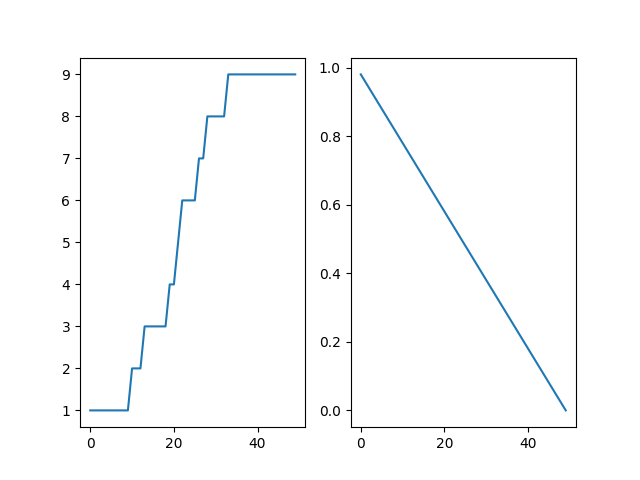

Write the Python code that produced this figure.
import gym
import gym_chess
import random
import time
import chess
import numpy as np
import matplotlib.pyplot as plt
from collections import deque
import torch
from torch import nn
import torch.nn.functional as F


PIECE_VALUES = {
    chess.PAWN: 1,
    chess.KNIGHT: 3,
    chess.BISHOP: 3,
    chess.ROOK: 5,
    chess.QUEEN: 9,
    chess.KING: 0
}

def get_custom_reward(board: chess.Board, move: chess.Move) -> float:
    custom_reward = 0.0
    captured_piece = board.piece_at(move.to_square)
    
    if captured_piece:
        val = PIECE_VALUES[captured_piece.piece_type] * 0.1
        custom_reward += val 
    if board.is_game_over():
        if board.is_checkmate():
            custom_reward = 10.0
        else:
            custom_reward = 0.0
    custom_reward -= board.fullmove_number * 0.001
    return custom_reward


class ChessCNN(nn.Module):
    def __init__(self, out_actions=4096):
        super().__init__()

        # 1. Pierwsza warstwa konwolucyjna
        # In_channels = 17 (Twoje warstwy planszy)
        # Out_channels = 64 (Liczba filtrów, które uczą się cech)
        self.conv1 = nn.Conv2d(17, 64, kernel_size=3, padding=1)
        
        # 2. Druga warstwa konwolucyjna
        self.conv2 = nn.Conv2d(64, 128, kernel_size=3, padding=1)
        
        # 3. Warstwa w pełni połączona (Linear)
        # Po konwolucjach z padding=1, rozmiar to nadal 8x8.
        # Więc wejście do Linear to: 128 filtrów * 8 * 8 px
        self.fc1 = nn.Linear(128 * 8 * 8, 512)
        
        # 4. Wyjście (4096 akcji)
        self.out = nn.Linear(512, out_actions)

    def forward(self, x):
        # x shape: [batch, 17, 8, 8]
        
        # Przepuszczamy przez konwolucje z aktywacją ReLU
        x = F.relu(self.conv1(x))
        x = F.relu(self.conv2(x))
        
        # "Spłaszczamy" tensor z (8, 8, 128) na jeden długi wektor
        x = x.view(x.size(0), -1) 
        
        # Warstwy klasyczne
        x = F.relu(self.fc1(x))
        x = self.out(x)
        
        return x
    
class ReplayMemory():
    def __init__(self, maxlen):
        self.memory = deque([], maxlen=maxlen)
    
    def append(self, transition):
        self.memory.append(transition)

    def sample(self, sample_size):
        return random.sample(self.memory, sample_size)

    def __len__(self):
        return len(self.memory)

def board_to_tensor(board: chess.Board) -> torch.Tensor:
    matrix = np.zeros((17, 8, 8), dtype=np.float32)
    is_black_turn = (board.turn == chess.BLACK)
    piece_to_layer = {
        chess.PAWN: 0, chess.KNIGHT: 1, chess.BISHOP: 2, 
        chess.ROOK: 3, chess.QUEEN: 4, chess.KING: 5
    }
    for square in chess.SQUARES:    # chess.SQUARES idą od 0 do 63 (A1, B1... H8)
        piece = board.piece_at(square)
        if piece:
            
            row = chess.square_rank(square) # 0-7
            col = chess.square_file(square) # 0-7
            
            # change perspective logic
            # own pieces on layers 0-5, enemy pieces are on layers 6-11
            layer = piece_to_layer[piece.piece_type]
            if is_black_turn:
                if piece.color == chess.WHITE:
                    layer += 6
            else:
                if piece.color == chess.BLACK:
                    layer += 6
            
            matrix[layer, row, col] = 1.0
 
    if is_black_turn:
        if board.has_kingside_castling_rights(chess.BLACK): matrix[12, :, :] = 1.0
        if board.has_queenside_castling_rights(chess.BLACK): matrix[13, :, :] = 1.0
        if board.has_kingside_castling_rights(chess.WHITE): matrix[14, :, :] = 1.0
        if board.has_queenside_castling_rights(chess.WHITE): matrix[15, :, :] = 1.0
    else:
        if board.has_kingside_castling_rights(chess.WHITE): matrix[12, :, :] = 1.0
        if board.has_queenside_castling_rights(chess.WHITE): matrix[13, :, :] = 1.0
        if board.has_kingside_castling_rights(chess.BLACK): matrix[14, :, :] = 1.0
        if board.has_queenside_castling_rights(chess.BLACK): matrix[15, :, :] = 1.0

    # 18. Zasada 50 ruchów (znormalizowana do zakresu 0-1)
    matrix[16, :, :] = board.halfmove_clock / 100.0
    tensor = torch.from_numpy(matrix)
    return tensor.unsqueeze(0)

def ensure_queen_promotion(board: chess.Board, move: chess.Move) -> chess.Move:
    piece = board.piece_at(move.from_square)
    if piece and piece.piece_type == chess.PAWN:
        rank = chess.square_rank(move.to_square)
        if rank in [0, 7]:
            move.promotion = chess.QUEEN
                
    return move

def move_from_output(nn_output: int) -> chess.Move:
    move_from_idx = nn_output // 64
    move_to_idx = nn_output % 64
    
    # chess.square_name(0) -> "a1", chess.square_name(63) -> "h8"
    from_square = chess.square_name(move_from_idx)
    to_square = chess.square_name(move_to_idx)
    if from_square == to_square:
        return None
    return chess.Move.from_uci(from_square + to_square)

def get_best_legal_move(outputs: torch.Tensor, board: chess.Board) -> chess.Move:
    sorted_indices = outputs.flatten().argsort(descending=True)
    legal_moves = set(board.legal_moves)
    for output in sorted_indices:
        move = move_from_output(output)
        if move == None:
            continue
        move = ensure_queen_promotion(board=board, move=move)
        if move in legal_moves:
            return move

def reward_of_next_moves(original_board: chess.Board, n_moves: int, target_dqn: nn.Module) -> float:
    # returns sum rewards of next n moves
    board = original_board.copy()
    reward_sum = 0.0
    
    signs = [-1, 1]
    for i in range(n_moves):
        current_sign = signs[i % 2]
        outputs = target_dqn(board_to_tensor(board=board))
        move = get_best_legal_move(outputs=outputs, board=board)
        reward_sum += get_custom_reward(board=board, move=move) * current_sign
        board.push(move)
        if board.is_game_over():
            break
    return reward_sum

def move_to_index(move: chess.Move) -> int:
    # move.from_square and move.to_square are numbers 0-63
    return (move.from_square * 64) + move.to_square

class ChessDQN():
    # Hyperparameters (adjustable)
    learning_rate_a = 0.001         # learning rate (alpha)
    discount_factor_g = 0.99        # discount rate (gamma)    
    network_sync_rate = 10          # number of steps the agent takes before syncing the policy and target network
    replay_memory_size = 10000      # size of replay memory
    mini_batch_size = 512           # size of the training data set sampled from the replay memory
    moves_to_evaluate = 1           # number of moves to evaluate when calculating reward
    time_verbose = True

    # Neural Network
    loss_fn = nn.SmoothL1Loss()     # NN Loss function. MSE=Mean Squared Error can be swapped to something else.
    optimizer = None                # NN Optimizer. Initialize later.

    # num_states = 17*64*64
    num_actions = 64*64

    # Train the FrozeLake environment
    def train(self, episodes: int, render: bool=False, verbose: bool=True):
        # Create FrozenLake instance
        env = gym.make('Chess-v0')
        
        
        epsilon = 1 # 1 = 100% random actions
        memory = ReplayMemory(self.replay_memory_size)

        # Create policy and target network. Number of nodes in the hidden layer can be adjusted.
        policy_dqn = ChessCNN(out_actions=self.num_actions)
        target_dqn = ChessCNN(out_actions=self.num_actions)

        # Make the target and policy networks the same (copy weights/biases from one network to the other)
        target_dqn.load_state_dict(policy_dqn.state_dict())

        # print('Policy (random, before training):')
        # self.print_dqn(policy_dqn)

        # Policy network optimizer. "Adam" optimizer can be swapped to something else. 
        self.optimizer = torch.optim.Adam(policy_dqn.parameters(), lr=self.learning_rate_a)

        # List to keep track of rewards collected per episode. Initialize list to 0's.
        end_by_checkmate = np.zeros(episodes)

        # List to keep track of epsilon decay
        epsilon_history = []

        # Track number of steps taken. Used for syncing policy => target network.
        step_count=0

        if verbose:
            print("Training...")
            
        for i in range(episodes):
            if verbose:
                print(f"\r{i+1}/{episodes}", end="")
            board = env.reset()  # Initialize state 
            done = False 

            tic = time.time()

            while(not done):
                
                legal_moves = env.legal_moves
                # Select move based on epsilon-greedy
                if random.random() < epsilon:
                    # select random move
                    move = random.choice(legal_moves)
                    
                else:
                    # select best move            
                    with torch.no_grad():
                        outputs = policy_dqn(board_to_tensor(board=board))
                        move = get_best_legal_move(outputs=outputs, board=board)
                
                # Promotions only to queen
                move = ensure_queen_promotion(board=board, move=move)

                # Execute action
                new_board, reward, done, info = env.step(move)
                reward = get_custom_reward(board=board, move=move)

                # Save experience into memory
                memory.append((board, move, new_board, reward, done)) 

                # Move to the next state
                board = new_board

                # Increment step counter
                step_count+=1

            # Keep track of the rewards collected per episode.
            if board.is_checkmate():
                end_by_checkmate[i] = 1

            toc = time.time()
            if self.time_verbose:
                print(f"\nSimulation time: {toc-tic}")

            # Check if enough experience has been collected
            if len(memory)>self.mini_batch_size:
                tic = time.time()
                mini_batch = memory.sample(self.mini_batch_size)
                self.optimize(mini_batch, policy_dqn, target_dqn)        

                # Decay epsilon
                epsilon = max(epsilon - 1/episodes, 0)
                epsilon_history.append(epsilon)

                # Copy policy network to target network after a certain number of steps
                if step_count > self.network_sync_rate:
                    target_dqn.load_state_dict(policy_dqn.state_dict())
                    step_count=0
                toc = time.time()
                if self.time_verbose:
                    print(f"Training time: {toc-tic}, {(toc-tic)/self.mini_batch_size} per move", end='\n\n')

        # Close environment
        env.close()

        # Save policy
        torch.save(policy_dqn.state_dict(), "chess_dqn.pt")

        # Create new graph 
        plt.figure(1)

        # Plot average checkmates (Y-axis) vs episodes (X-axis)
        sum_checkmates = np.zeros(episodes)
        for x in range(episodes):
            sum_checkmates[x] = np.sum(end_by_checkmate[max(0, x-100):(x+1)])
        plt.subplot(121) # plot on a 1 row x 2 col grid, at cell 1
        plt.plot(sum_checkmates)
        
        # Plot epsilon decay (Y-axis) vs episodes (X-axis)
        plt.subplot(122) # plot on a 1 row x 2 col grid, at cell 2
        plt.plot(epsilon_history)
        
        # Save plots
        plt.savefig('chess_dqn.png')
        print("\nTraining complete.")

    # Optimize policy network
    def optimize(self, mini_batch, policy_dqn, target_dqn):

        # Get number of input nodes
        num_states = policy_dqn.fc1.in_features

        current_q_list = []
        target_q_list = []

        for board, move, new_board, reward, done in mini_batch:

            if done: 
                # The agent achieves checkmate (reward=10) or a draw (reward=0)
                target = torch.FloatTensor([reward])

            else:
                # Evaluate the opponent's best move and penalize the agent for enabling it.
                # Similar to Negamax
                with torch.no_grad():
                    next_moves_reward = reward_of_next_moves(original_board=new_board, n_moves=self.moves_to_evaluate, target_dqn=target_dqn)
                    target = torch.FloatTensor(
                        [reward + (self.discount_factor_g * next_moves_reward)]
                    )
                    
            # Get the current set of Q values
            current_q = policy_dqn(board_to_tensor(board=board)).flatten()
            current_q_list.append(current_q)
            
            # Get the target set of Q values
            with torch.no_grad():
                target_q = target_dqn(board_to_tensor(board=board)).flatten().detach()
            move_idx = move_to_index(move=move)
            target_q[move_idx] = target.item()
            target_q_list.append(target_q)
                
        # Compute loss for the whole minibatch
        loss = self.loss_fn(torch.stack(current_q_list), torch.stack(target_q_list))

        # Optimize the model
        self.optimizer.zero_grad()
        loss.backward()
        self.optimizer.step()

    # Run the Chess environment with the learned policy
    def test(self, episodes, verbose=True):
        # Create Chess instance
        env = gym.make('Chess-v0')

        # Load learned policy
        policy_dqn = ChessCNN(out_actions=self.num_actions) 
        policy_dqn.load_state_dict(torch.load("chess_dqn.pt"))
        policy_dqn.eval()    # switch model to evaluation mode

        # print('Policy (trained):')
        # self.print_dqn(policy_dqn)

        for i in range(episodes):
            board = env.reset()  # Initialize to state 0
            if verbose:
                print(env.render(), end='\n\n')
            done = False         # True when game is over

            while(not done):  
                # Select best move   
                with torch.no_grad():
                    outputs = policy_dqn(board_to_tensor(board=board))
                    move = get_best_legal_move(outputs=outputs, board=board)

                # Execute move
                new_board, reward, done, info = env.step(move)
                if verbose:
                    print(env.render(), end='\n\n')
                board = new_board

        env.close()

    # def print_dqn(self, dqn):
    #     # Get number of input nodes
    #     num_states = dqn.fc1.in_features

    #     # Loop each state and print policy to console
    #     for s in range(num_states):
    #         #  Format q values for printing
    #         q_values = ''
    #         for q in dqn(self.state_to_dqn_input(s, num_states)).tolist():
    #             q_values += "{:+.2f}".format(q)+' '  # Concatenate q values, format to 2 decimals
    #         q_values=q_values.rstrip()              # Remove space at the end

    #         # Map the best action to L D R U
    #         best_action = self.ACTIONS[dqn(self.state_to_dqn_input(s, num_states)).argmax()]

    #         # Print policy in the format of: state, action, q values
    #         # The printed layout matches the FrozenLake map.
    #         print(f'{s:02},{best_action},[{q_values}]', end=' ')         
    #         if (s+1)%4==0:
    #             print() # Print a newline every 4 states

if __name__ == '__main__':

    chess_dqn = ChessDQN()
    chess_dqn.train(50)
    chess_dqn.test(1)
